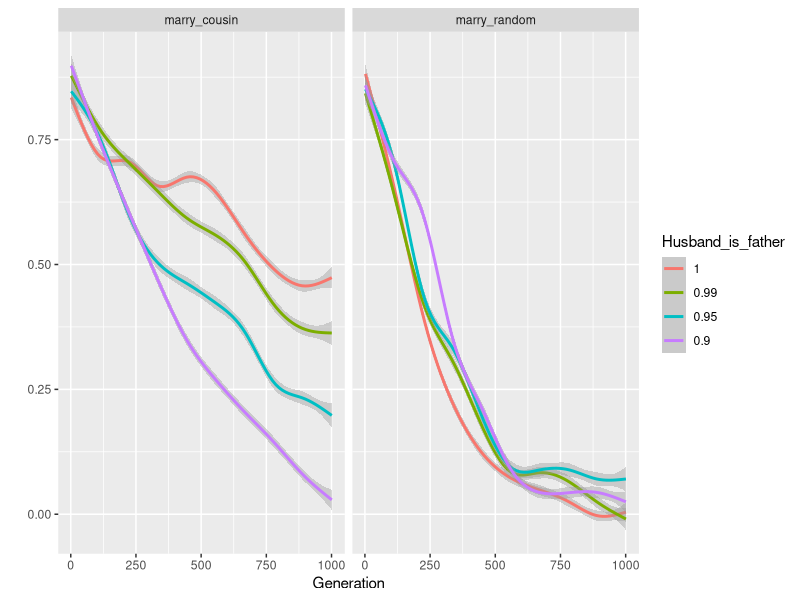

Source code (R):
library(ggplot2)
setwd("~/Documents/Bristol/EXCD/MarriageSim/")
d = read.csv("res.csv")

d$Husband_is_father = as.factor(1-d$parental_uncertainty)
d$Husband_is_father = factor(d$Husband_is_father, levels=rev(levels(d$Husband_is_father)))

pdf("results.pdf", width=6, height=4)
ggplot(d[!is.na(d$marriageRule),],
       aes(x=gen, y = diversity, colour= Husband_is_father)) +
      stat_smooth(aes(colour=Husband_is_father)) + facet_wrap(~marriageRule) +
      xlab("Generation") + ylab("")

dev.off()